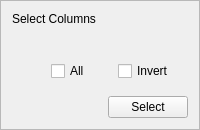
                        <widget  class="QFrame"  name="wSelectCol">
                        <property  name="frameShape">
                            <enum>QFrame::StyledPanel</enum>
                        </property>
                        <property  name="frameShadow">
                            <enum>QFrame::Raised</enum>
                        </property>
                        <property  name="lineWidth">
                            <number>8</number>
                        </property>
                        
                        <layout  class="QVBoxLayout"  name="vlSelectCol">

                            <item>
                            <widget  class="QLabel"  name="label_select">
                                <property  name="text">
                                <string>Select Columns</string>
                                </property>
                            </widget>
                            </item>
                            
                            <item>
                            <layout  class="QHBoxLayout"  name="hlSelCol1">
                                <item>
                                <spacer  name="horizontalSpacer_5">
                                    <property  name="orientation">
                                    <enum>Qt::Horizontal</enum>
                                    </property>

                                    <property name="sizeType">
                                        <enum>QSizePolicy::Fixed</enum>
                                    </property>
                                    
                                    <property  name="sizeHint"  stdset="0">
                                    <size>
                                        <width>30</width>
                                        <height>20</height>
                                    </size>
                                    </property>
                                </spacer>
                                </item>
                                <item>
                                    <layout  class="QVBoxLayout"  name="vlComboSel"/>
                                </item>
                            </layout>
                            </item>
                            
                            <item>
                            <widget  class="QWidget"  name="wSelOptions">
                                <layout  class="QHBoxLayout"  name="hlSelOptions">
                                    <item>
                                    <spacer  name="horizontalSpacer">
                                        <property  name="orientation">
                                        <enum>Qt::Horizontal</enum>
                                        </property>
                                        
                                        <property name="sizeType">
                                            <enum>QSizePolicy::Fixed</enum>
                                        </property>
                                        
                                        <property  name="sizeHint"  stdset="0">
                                        <size>
                                            <width>30</width>
                                            <height>20</height>
                                        </size>
                                        </property>
                                    </spacer>
                                    </item>
                                    <item>
                                    <widget  class="QCheckBox"  name="check_all">
                                        <property  name="text">
                                        <string>All</string>
                                        </property>
                                    </widget>
                                    </item>
                                    <item>
                                    <widget  class="QCheckBox"  name="check_inv">
                                        <property  name="text">
                                        <string>Invert</string>
                                        </property>
                                    </widget>
                                    </item>
                                </layout>
                            </widget>
                            </item>
                            
                            <item>  
                                <layout  class="QHBoxLayout"  name="hlSelColButton">

                                    <item>
                                        <spacer  name="horizontalSpacer_8">
                                        <property  name="orientation">
                                            <enum>Qt::Horizontal</enum>
                                        </property>
                                        
                                        <property  name="sizeHint"  stdset="0">
                                            <size>
                                            <width>30</width>
                                            <height>20</height>
                                            </size>
                                        </property>
                                        </spacer>
                                    </item>
                                    
                                    <item>
                                        <widget  class="QPushButton"  name="selColBtn">
                                        <property  name="text">
                                            <string>Select</string>
                                        </property>
                                        </widget>
                                    </item>
                                
                                </layout>
                            </item>
                            
                        </layout>
                        </widget>
